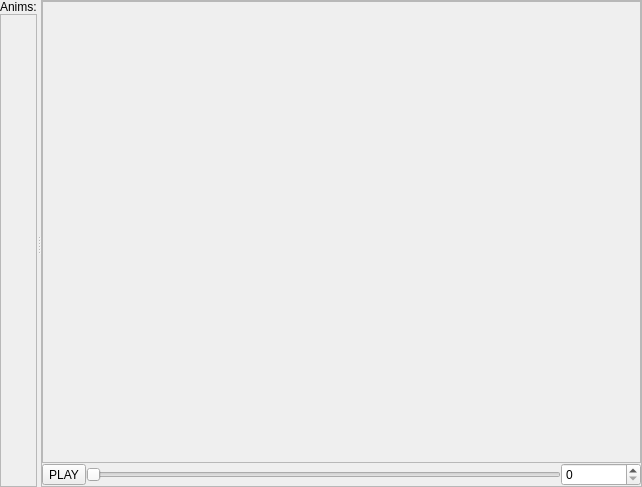
<?xml version="1.0" encoding="UTF-8"?>
<ui version="4.0">
 <class>Form</class>
 <widget class="QWidget" name="Form">
  <property name="geometry">
   <rect>
    <x>0</x>
    <y>0</y>
    <width>642</width>
    <height>487</height>
   </rect>
  </property>
  <property name="windowTitle">
   <string>Form</string>
  </property>
  <layout class="QVBoxLayout" name="verticalLayout_2">
   <property name="spacing">
    <number>0</number>
   </property>
   <property name="margin">
    <number>0</number>
   </property>
   <item>
    <widget class="QSplitter" name="splitter">
     <property name="orientation">
      <enum>Qt::Horizontal</enum>
     </property>
     <widget class="QWidget" name="layoutWidget">
      <layout class="QVBoxLayout" name="verticalLayout">
       <property name="spacing">
        <number>0</number>
       </property>
       <item>
        <widget class="QLabel" name="label">
         <property name="sizePolicy">
          <sizepolicy hsizetype="Fixed" vsizetype="Fixed">
           <horstretch>0</horstretch>
           <verstretch>0</verstretch>
          </sizepolicy>
         </property>
         <property name="text">
          <string>Anims:</string>
         </property>
        </widget>
       </item>
       <item>
        <widget class="QFrame" name="containerList">
         <property name="frameShape">
          <enum>QFrame::StyledPanel</enum>
         </property>
         <property name="frameShadow">
          <enum>QFrame::Raised</enum>
         </property>
        </widget>
       </item>
      </layout>
     </widget>
     <widget class="QFrame" name="containerRight">
      <property name="sizePolicy">
       <sizepolicy hsizetype="Expanding" vsizetype="Expanding">
        <horstretch>1</horstretch>
        <verstretch>0</verstretch>
       </sizepolicy>
      </property>
      <property name="frameShape">
       <enum>QFrame::StyledPanel</enum>
      </property>
      <property name="frameShadow">
       <enum>QFrame::Raised</enum>
      </property>
      <layout class="QVBoxLayout" name="verticalLayout_3">
       <property name="spacing">
        <number>0</number>
       </property>
       <property name="margin">
        <number>0</number>
       </property>
       <item>
        <widget class="QFrame" name="canvasContainer">
         <property name="sizePolicy">
          <sizepolicy hsizetype="Preferred" vsizetype="Expanding">
           <horstretch>0</horstretch>
           <verstretch>1</verstretch>
          </sizepolicy>
         </property>
         <property name="minimumSize">
          <size>
           <width>0</width>
           <height>100</height>
          </size>
         </property>
         <property name="frameShape">
          <enum>QFrame::StyledPanel</enum>
         </property>
         <property name="frameShadow">
          <enum>QFrame::Raised</enum>
         </property>
        </widget>
       </item>
       <item>
        <widget class="QWidget" name="topToolBar" native="true">
         <property name="sizePolicy">
          <sizepolicy hsizetype="Preferred" vsizetype="Minimum">
           <horstretch>0</horstretch>
           <verstretch>0</verstretch>
          </sizepolicy>
         </property>
         <property name="minimumSize">
          <size>
           <width>0</width>
           <height>20</height>
          </size>
         </property>
         <property name="maximumSize">
          <size>
           <width>16777215</width>
           <height>16777215</height>
          </size>
         </property>
         <layout class="QHBoxLayout" name="horizontalLayout_2">
          <property name="spacing">
           <number>0</number>
          </property>
          <property name="margin">
           <number>0</number>
          </property>
          <item>
           <widget class="QToolButton" name="buttonPlay">
            <property name="text">
             <string>PLAY</string>
            </property>
           </widget>
          </item>
          <item>
           <widget class="QSlider" name="sliderTime">
            <property name="orientation">
             <enum>Qt::Horizontal</enum>
            </property>
            <property name="invertedAppearance">
             <bool>false</bool>
            </property>
           </widget>
          </item>
          <item>
           <widget class="QSpinBox" name="spinTime">
            <property name="minimumSize">
             <size>
              <width>80</width>
              <height>0</height>
             </size>
            </property>
           </widget>
          </item>
         </layout>
        </widget>
       </item>
      </layout>
     </widget>
    </widget>
   </item>
  </layout>
 </widget>
 <resources/>
 <connections/>
</ui>
